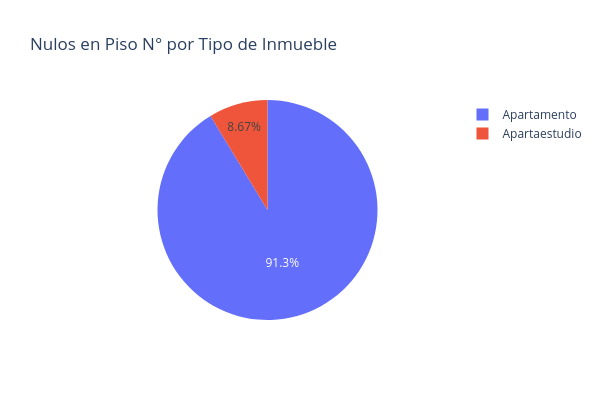

The cell this chart's notebook holds for it:
### Code cell
conteo = df_filtrado[df_filtrado['Piso N°'].isnull()]['Tipo de Inmueble'].value_counts()

fig = px.pie(values=conteo.values, names=conteo.index,
             title="Nulos en Piso N° por Tipo de Inmueble",
             width=600, height=400)
fig.show()

### Figure 1 — Plotly figure (JSON) as saved in the notebook; plotly's stock layout.template omitted (floating-point values rounded to 4 significant figures)
{"data": [{"domain": {"x": [0, 1], "y": [0, 1]}, "hovertemplate": "label=%{label}<br>value=%{value}<extra></extra>", "labels": ["Apartamento", "Apartaestudio"], "legendgroup": "", "name": "", "showlegend": true, "type": "pie", "values": [2033, 193]}], "layout": {"height": 400, "legend": {"tracegroupgap": 0}, "title": {"text": "Nulos en Piso N° por Tipo de Inmueble"}, "width": 600}}
